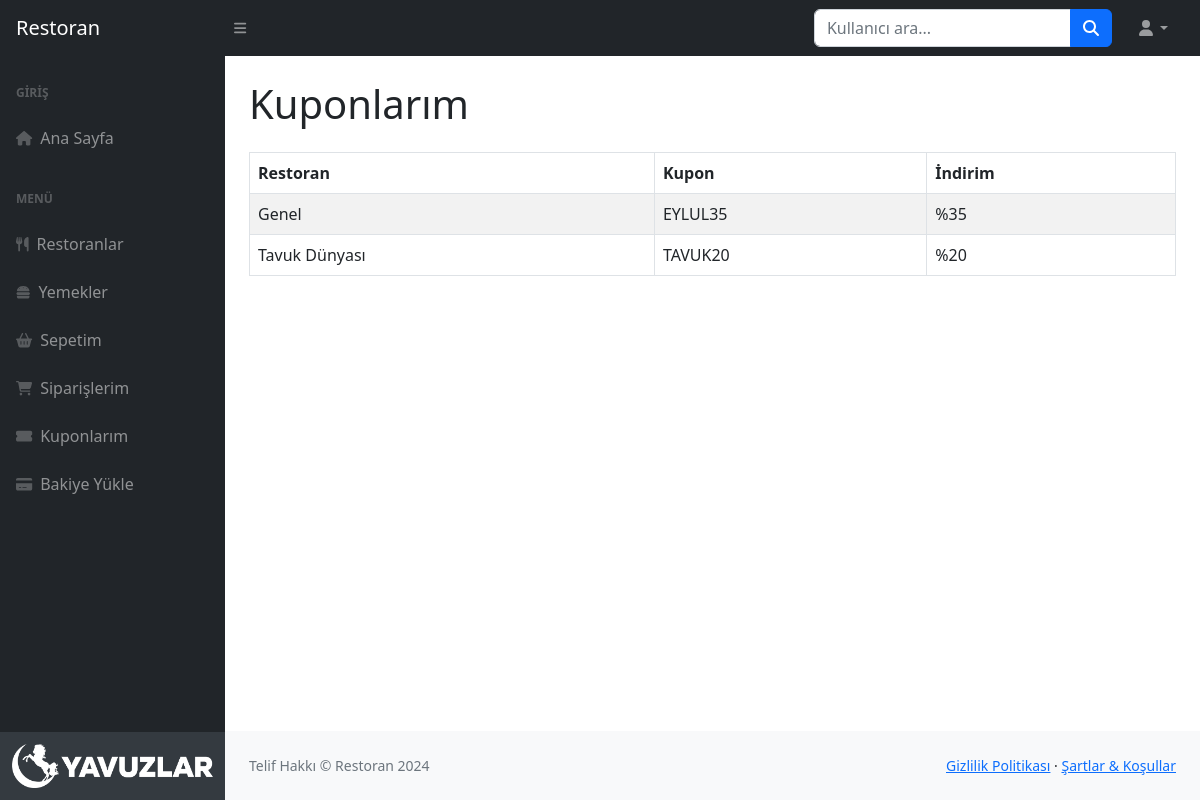
Screenshot of /coupons.php (signed in) with the database file from the repository.
### tables this page shows
CREATE TABLE `cupon` (
  `id` int NOT NULL,
  `restaurant_id` int DEFAULT NULL,
  `name` varchar(255) NOT NULL,
  `discount` decimal(5,2) DEFAULT NULL,
  `created_at` timestamp NULL DEFAULT CURRENT_TIMESTAMP,
  `deleted_at` timestamp NULL DEFAULT NULL
);

CREATE TABLE `restaurant` (
  `id` int NOT NULL,
  `company_id` int DEFAULT NULL,
  `name` varchar(255) NOT NULL,
  `description` text,
  `image_path` varchar(255) DEFAULT NULL,
  `created_at` timestamp NULL DEFAULT CURRENT_TIMESTAMP,
  `deleted_at` timestamp NULL DEFAULT NULL
);

### coupons.php (the view, shortened to what this page needs)
<?php
require 'db.php';
$sql = "SELECT c.*, r.name as restaurant_name
        FROM cupon c
        LEFT JOIN restaurant r ON c.restaurant_id = r.id
        WHERE c.deleted_at IS NULL
        ORDER BY c.id ASC";
$stmt = $pdo->prepare($sql);
$stmt->execute();
$coupons = $stmt->fetchAll(PDO::FETCH_ASSOC);
?>
<!DOCTYPE html>
<html lang="en">
<head>
    <link href="https://cdn.jsdelivr.net/npm/simple-datatables@7.1.2/dist/style.min.css" rel="stylesheet" />
    <link href="css/styles.css" rel="stylesheet" />
</head>
<body class="sb-nav-fixed">
<?php require 'layout/sidebar.php' ?>
    <div id="layoutSidenav_content">
        <main>
            <div class="container-fluid px-4">
                <div class="d-flex justify-content-between align-items-center my-4">
                    <h1 class="my-0">Kuponlarım</h1>
                </div>
                <table class="table table-striped table-bordered">
                    <thead>
                        <tr>
                            <th>Restoran</th>
                            <th>Kupon</th>
                            <th>İndirim</th>
                        </tr>
                    </thead>
                    <tbody>
                        <?php if (!empty($coupons)): ?>
                            <?php foreach ($coupons as $coupon): ?>
                                <tr>
                                    <td><?php echo htmlspecialchars($coupon['restaurant_name'] ?: 'Genel'); ?></td>
                                    <td><?php echo htmlspecialchars($coupon['name']); ?></td>
                                    <td><?php echo htmlspecialchars('%' . intval($coupon['discount'])); ?></td>
                                </tr>
                            <?php endforeach; ?>
                        <?php else: ?>
                            <tr>
                                <td colspan="4" class="text-center">Kupon bulunamadı.</td>
                            </tr>
                        <?php endif; ?>
                    </tbody>
                </table>
            </div>
        </main>
        <?php require 'layout/footer.php' ?>
</body>
</html>

### rows the page displays
cupon: restaurant_name "Genel", name "EYLUL35", discount "%35"
cupon: restaurant.name "Tavuk Dünyası", name "TAVUK20", discount "%20"
